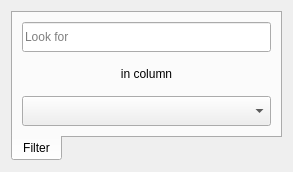
<?xml version="1.0" encoding="UTF-8"?>
<ui version="4.0">
 <class>frmSTRViewEntity</class>
 <widget class="QWidget" name="frmSTRViewEntity">
  <property name="geometry">
   <rect>
    <x>0</x>
    <y>0</y>
    <width>293</width>
    <height>172</height>
   </rect>
  </property>
  <property name="windowTitle">
   <string>Form</string>
  </property>
  <layout class="QGridLayout" name="gridLayout">
   <item row="0" column="0">
    <widget class="QTabWidget" name="tbSTRViewEntity">
     <property name="tabPosition">
      <enum>QTabWidget::South</enum>
     </property>
     <property name="currentIndex">
      <number>0</number>
     </property>
     <widget class="QWidget" name="filter">
      <attribute name="icon">
       <iconset resource="../resources.qrc">
        <normaloff>:/plugins/stdm/images/icons/filter.png</normaloff>:/plugins/stdm/images/icons/filter.png</iconset>
      </attribute>
      <attribute name="title">
       <string>Filter</string>
      </attribute>
      <layout class="QGridLayout" name="gridLayout_2">
       <item row="1" column="0" colspan="2">
        <widget class="QLabel" name="label">
         <property name="text">
          <string>in column</string>
         </property>
         <property name="alignment">
          <set>Qt::AlignCenter</set>
         </property>
        </widget>
       </item>
       <item row="0" column="0" colspan="2">
        <widget class="QLineEdit" name="txtFilterPattern">
         <property name="minimumSize">
          <size>
           <width>0</width>
           <height>30</height>
          </size>
         </property>
         <property name="placeholderText">
          <string>Look for</string>
         </property>
        </widget>
       </item>
       <item row="2" column="0" colspan="2">
        <widget class="QComboBox" name="cboFilterCol">
         <property name="minimumSize">
          <size>
           <width>0</width>
           <height>30</height>
          </size>
         </property>
        </widget>
       </item>
      </layout>
     </widget>
    </widget>
   </item>
  </layout>
 </widget>
 <resources>
  <include location="../resources.qrc"/>
 </resources>
 <connections/>
</ui>
